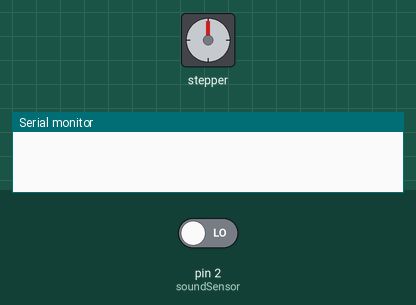
The sketch below on a simulated Arduino Uno, built with avr-gcc and run on an emulated ATmega328P. Parts: stepper motor, the last lines printed to the serial monitor. Inputs (shaded band) come from the test bench; at power-on: pin 2 (soundSensor) LOW. Stepper angles assume 4096 steps per turn.

Above: at 1.2 s.
1.3 s: pin 2 (soundSensor) driven HIGH
At 7.47 s:
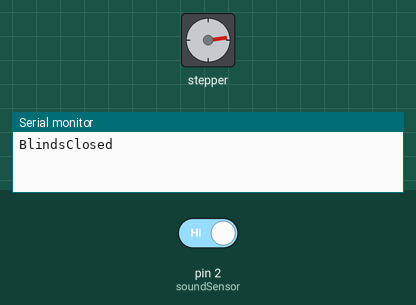
At 14.31 s:
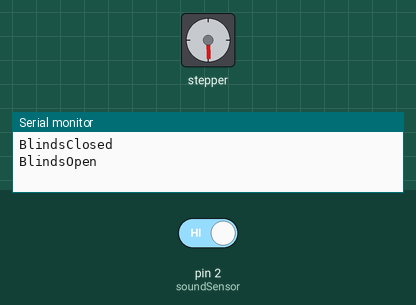
Timing chart, 0 to 24.9 s (numbered marks = the images above; inputs shaded):
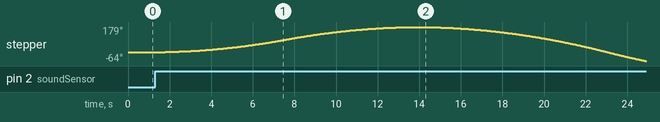

Measured:
- after the input at 1.3 s, stepper: turns 178° clockwise in 11.6 s, then 1° clockwise in 0.00 s, then 1° counter-clockwise in 0.00 s, then 242° counter-clockwise in 10.3 s

The sketch:

iot_final_proj.ino
```cpp
// Include the AccelStepper Library
#include <AccelStepper.h>

// Define step constant
#define FULLSTEP 8

// Creates an instance
// Pins entered in sequence IN1-IN3-IN2-IN4 for proper step sequence
AccelStepper myStepper(FULLSTEP, 8, 10, 9, 11);

int soundSensor=2;
boolean BlindStatus=false;

void setup() {
  Serial.begin(9600);
  // set the maximum speed, acceleration factor,
  // initial speed and the target position
  myStepper.setMaxSpeed(1000.0);
  myStepper.setAcceleration(50.0);
  myStepper.setSpeed(200);
//  myStepper.moveTo(2038);
  pinMode(soundSensor,INPUT);
}

void loop() {
  myStepper.run();
  if (myStepper.distanceToGo() == 0) {
    int SensorData=digitalRead(soundSensor);
    if(SensorData==1){
      if (BlindStatus==false) {
        BlindStatus=true;
        myStepper.moveTo(2038);
        Serial.println("BlindsClosed");
      }
      else {
        BlindStatus=false;
        myStepper.moveTo(-myStepper.currentPosition());
        Serial.println("BlindsOpen");

      }
    }
  }
}
```
